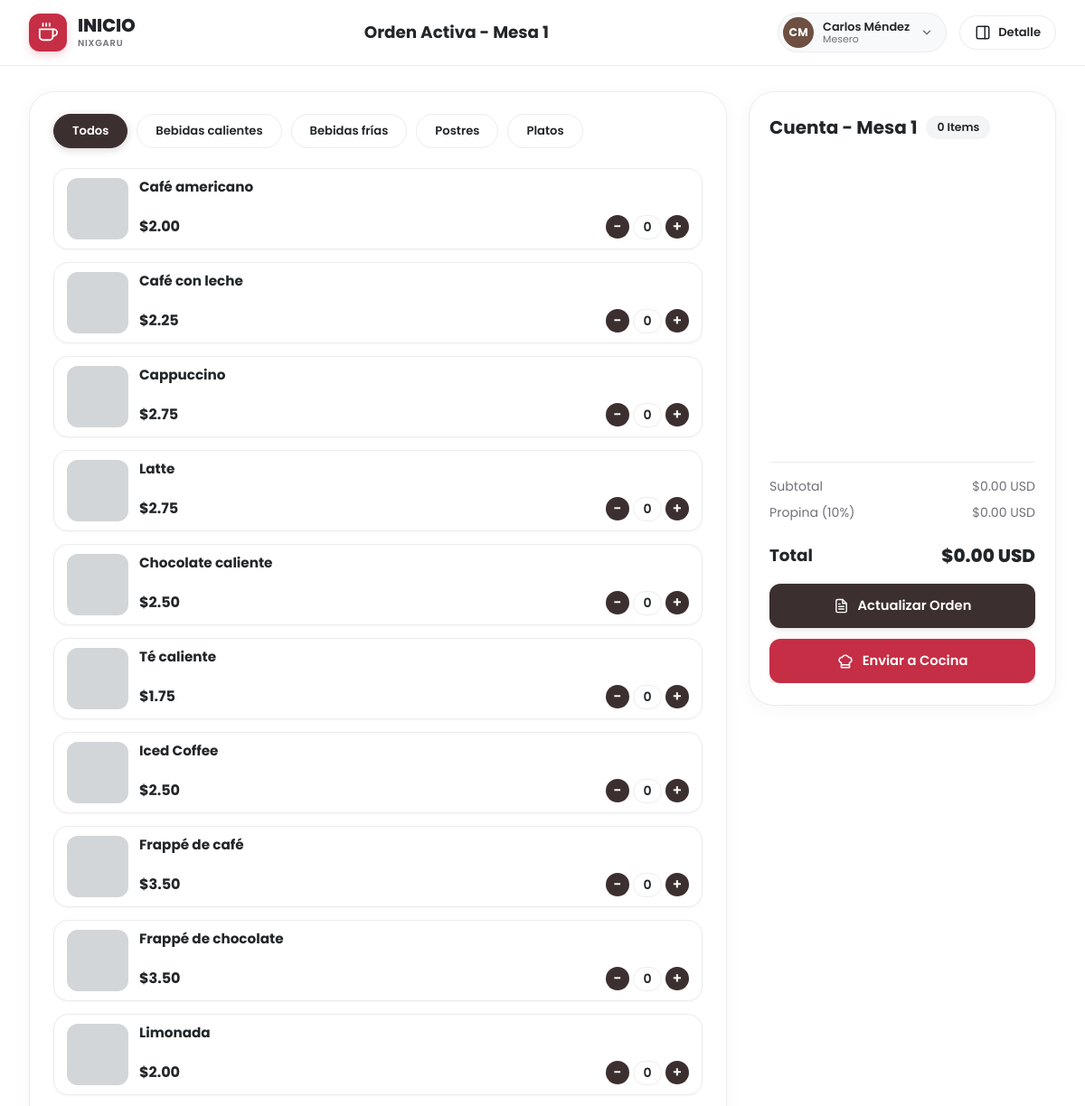
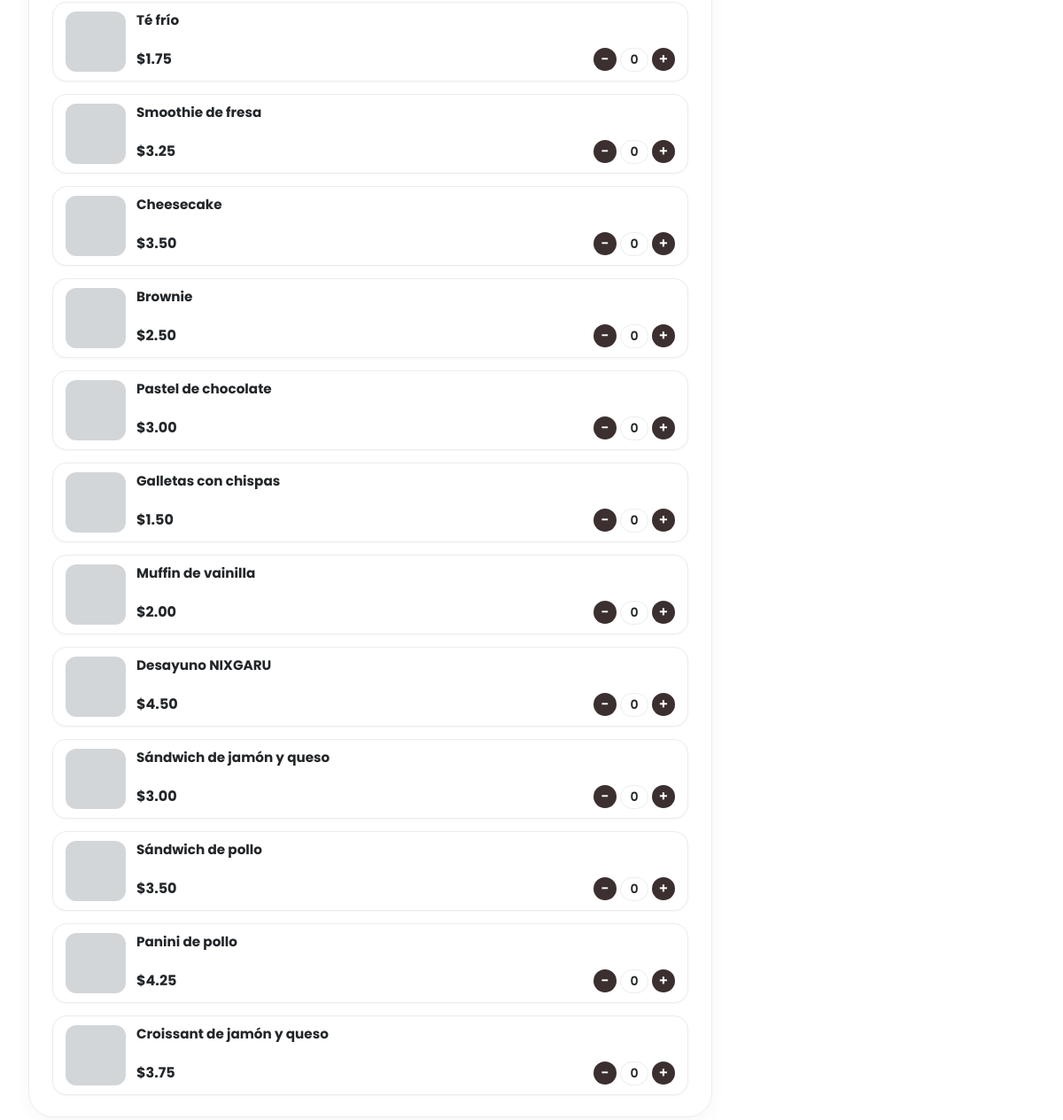
Before: /views/servicio/gestion_orden.php with the older database file (2 pictures, top to bottom).
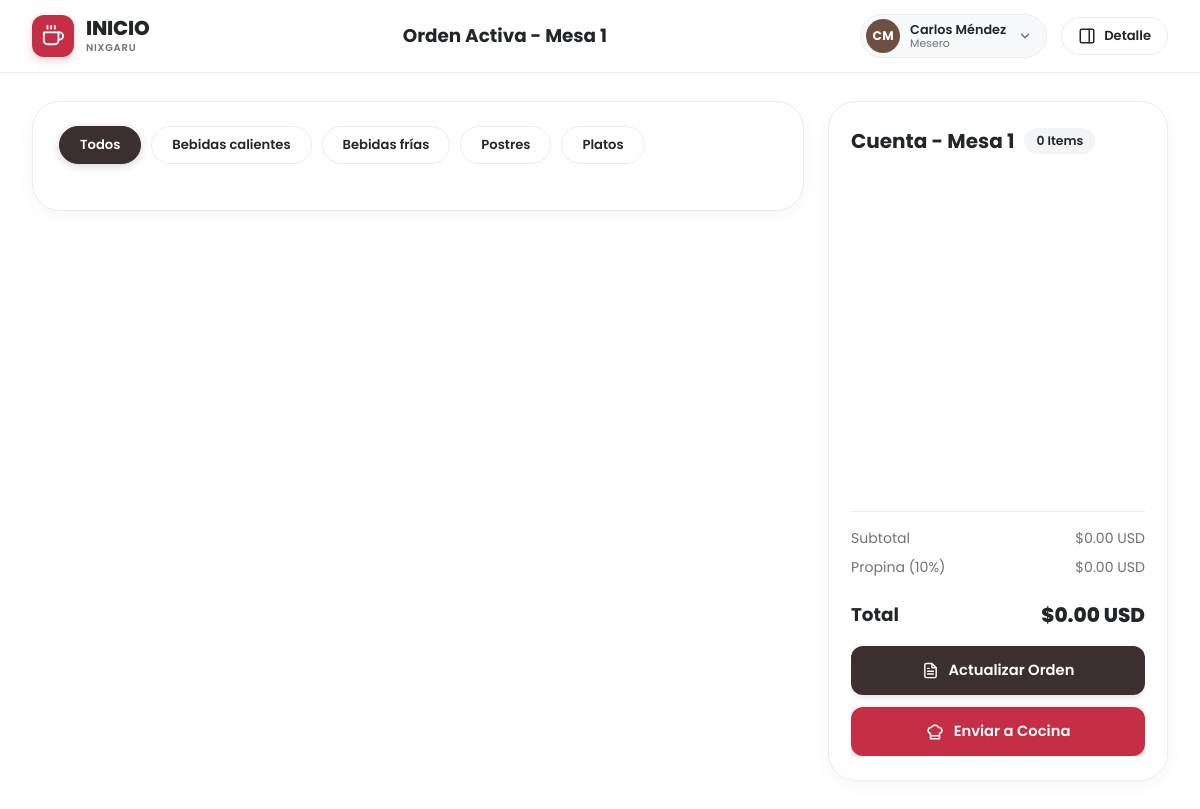
After: the same page with the newer database file.
### tables this page shows
CREATE TABLE Productos (
    id_producto INT(11) NOT NULL AUTO_INCREMENT,
    nombre_producto VARCHAR(100) NOT NULL,
    descripcion VARCHAR(255) NOT NULL,
    fotografia VARCHAR(255) NOT NULL,
    precio DECIMAL(8,2) NOT NULL,
    estado_disponibilidad VARCHAR(20) NOT NULL,
    id_categoria INT(11) NOT NULL,
    PRIMARY KEY (id_producto),
    FOREIGN KEY (id_categoria) REFERENCES Categorias(id_categoria) ON DELETE CASCADE ON UPDATE CASCADE
);

### models/Producto.php (called while the page is built, shortened)
<?php
class Producto {
    private PDO $pdo;
    public function __construct(PDO $pdo) {
        $this->pdo = $pdo;
    }
    public function obtenerActivos(): array {
        $stmt = $this->pdo->prepare("
            SELECT
                p.id_producto,
                p.nombre_producto,
                p.descripcion,
                p.fotografia,
                p.precio,
                p.estado_disponibilidad,
                p.id_categoria,
                c.nombre_categoria,
                COALESCE(
                    GROUP_CONCAT(DISTINCT i.nombre_ingrediente ORDER BY i.nombre_ingrediente ASC SEPARATOR ', '),
                    'Ingredientes naturales de alta calidad'
                ) AS ingredientes
            FROM Productos p
            LEFT JOIN Categorias c ON p.id_categoria = c.id_categoria
            LEFT JOIN Recetas r ON p.id_producto = r.id_producto
            LEFT JOIN Inventarios i ON r.id_ingrediente = i.id_ingrediente
            WHERE p.estado_disponibilidad = 'Disponible'
            GROUP BY
                p.id_producto,
                p.nombre_producto,
                p.descripcion,
                p.fotografia,
                p.precio,
                p.estado_disponibilidad,
                p.id_categoria,
                c.nombre_categoria
            ORDER BY p.id_categoria ASC, p.id_producto ASC
        ");
        $stmt->execute();
        return $stmt->fetchAll();
    }
}

### views/servicio/gestion_orden.php (the view, shortened to what the changed rows need)
<?php
require_once __DIR__ . '/../../config/database.php';
require_once __DIR__ . '/../../models/Producto.php';
$idMesaSeleccionada = isset($_GET['mesa_id']) ? $_GET['mesa_id'] : (isset($_GET['mesa']) ? $_GET['mesa'] : 1);
try {
    $productoModel = new Producto($pdo);
    $productos = $productoModel->obtenerActivos();
} catch (PDOException $e) {
    die("Error al consultar el catálogo de productos: " . $e->getMessage());
}
require_once '../layouts/header.php';
?>
  <main class="order-layout" id="orderLayout">
    <section class="catalog-panel">
      <div class="order-products-grid">
        <?php foreach ($productos as $producto): ?>
          <?php
            $catSlug = match ((int)$producto['id_categoria']) {
                1 => 'bebidas-calientes',
                2 => 'bebidas-frias',
                3 => 'postres',
                4 => 'platos',
                default => 'otros'
            };
          ?>
          <article class="order-product-card"
                   data-id="<?php echo (int)$producto['id_producto']; ?>"
                   data-codigo="<?php echo (int)$producto['id_producto']; ?>"
                   data-nombre="<?php echo htmlspecialchars($producto['nombre_producto']); ?>"
                   data-name="<?php echo htmlspecialchars($producto['nombre_producto']); ?>"
                   data-precio="<?php echo htmlspecialchars((string)$producto['precio']); ?>"
                   data-price="<?php echo htmlspecialchars((string)$producto['precio']); ?>"
                   data-category="<?php echo $catSlug; ?>">
            <div class="order-product-img-box"></div>
            <div class="order-product-info">
              <h3 class="order-product-name"><?php echo htmlspecialchars($producto['nombre_producto']); ?></h3>
              <div class="order-product-bottom">
                <span class="order-product-price">$<?php echo number_format((float)$producto['precio'], 2); ?></span>
                <div class="card-quantity-control" data-id="<?php echo (int)$producto['id_producto']; ?>" data-codigo="<?php echo (int)$producto['id_producto']; ?>">
                  <button class="card-qty-btn card-qty-minus" type="button" aria-label="Disminuir cantidad">-</button>
                  <span class="card-qty-value">0</span>
                  <button class="card-qty-btn card-qty-plus" type="button" aria-label="Aumentar cantidad">+</button>
                </div>
              </div>
            </div>
          </article>
        <?php endforeach; ?>
      </div>
    </section>
    <aside class="active-order-sidebar" id="activeOrderSidebar" aria-label="Detalle de cuenta de la mesa">
      <div class="active-order-card">
        <div class="active-order-header">
          <div class="active-order-header-left" style="display: inline-flex; align-items: center; gap: 10px;">
            <h2 class="active-order-title" data-mesa="<?php echo $idMesaSeleccionada; ?>">Cuenta - Mesa <?php echo $idMesaSeleccionada; ?></h2>
          </div>
        </div>
      </div>
    </aside>
  </main>
</body>
</html>

Changed rows visible on the page:
removed productos: nombre_producto "Café americano", precio "2.00"
removed productos: nombre_producto "Café con leche", precio "2.25"
removed productos: nombre_producto "Cappuccino", precio "2.75"
removed productos: nombre_producto "Latte", precio "2.75"
removed productos: nombre_producto "Chocolate caliente", precio "2.50"
removed productos: nombre_producto "Té caliente", precio "1.75"
removed productos: nombre_producto "Iced Coffee", precio "2.50"
removed productos: nombre_producto "Frappé de café", precio "3.50"
removed productos: nombre_producto "Frappé de chocolate", precio "3.50"
removed productos: nombre_producto "Limonada", precio "2.00"
removed productos: nombre_producto "Té frío", precio "1.75"
removed productos: nombre_producto "Smoothie de fresa", precio "3.25"
removed productos: nombre_producto "Cheesecake", precio "3.50"
removed productos: nombre_producto "Brownie", precio "2.50"
removed productos: nombre_producto "Pastel de chocolate", precio "3.00"
removed productos: nombre_producto "Galletas con chispas", precio "1.50"
removed productos: nombre_producto "Muffin de vainilla", precio "2.00"
removed productos: nombre_producto "Desayuno NIXGARU", precio "4.50"
removed productos: nombre_producto "Sándwich de jamón y queso", precio "3.00"
removed productos: nombre_producto "Sándwich de pollo", precio "3.50"
removed productos: nombre_producto "Panini de pollo", precio "4.25"
removed productos: nombre_producto "Croissant de jamón y queso", precio "3.75"
